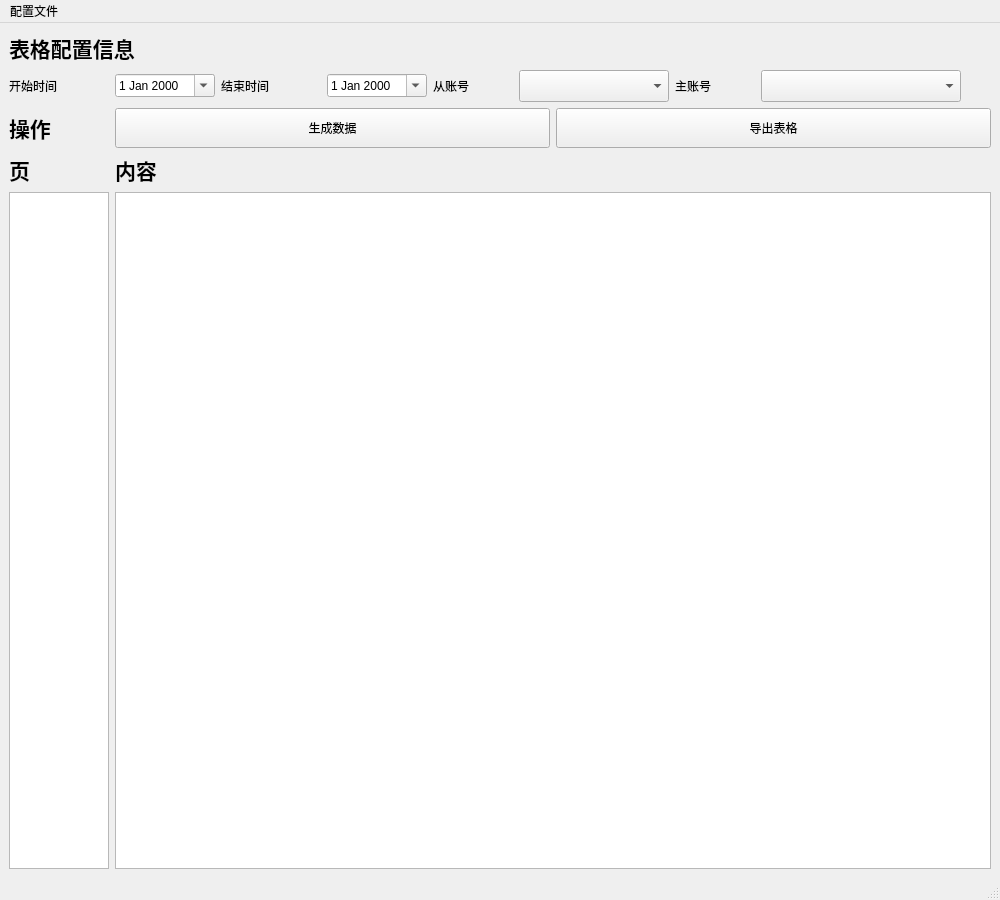
<?xml version="1.0" encoding="UTF-8"?>
<ui version="4.0">
 <class>MainWindow</class>
 <widget class="QMainWindow" name="MainWindow">
  <property name="geometry">
   <rect>
    <x>0</x>
    <y>0</y>
    <width>1000</width>
    <height>900</height>
   </rect>
  </property>
  <property name="sizePolicy">
   <sizepolicy hsizetype="Maximum" vsizetype="Maximum">
    <horstretch>0</horstretch>
    <verstretch>0</verstretch>
   </sizepolicy>
  </property>
  <property name="minimumSize">
   <size>
    <width>1000</width>
    <height>900</height>
   </size>
  </property>
  <property name="maximumSize">
   <size>
    <width>1920</width>
    <height>1920</height>
   </size>
  </property>
  <property name="windowTitle">
   <string>表格生成工具</string>
  </property>
  <widget class="QWidget" name="centralwidget">
   <layout class="QGridLayout" name="gridLayout_2">
    <item row="0" column="0">
     <widget class="QLabel" name="label">
      <property name="minimumSize">
       <size>
        <width>500</width>
        <height>20</height>
       </size>
      </property>
      <property name="maximumSize">
       <size>
        <width>500</width>
        <height>50</height>
       </size>
      </property>
      <property name="font">
       <font>
        <pointsize>16</pointsize>
        <bold>true</bold>
       </font>
      </property>
      <property name="text">
       <string>表格配置信息</string>
      </property>
     </widget>
    </item>
    <item row="1" column="0">
     <layout class="QHBoxLayout" name="horizontalLayout_2">
      <item>
       <widget class="QLabel" name="label_2">
        <property name="minimumSize">
         <size>
          <width>100</width>
          <height>25</height>
         </size>
        </property>
        <property name="maximumSize">
         <size>
          <width>200</width>
          <height>25</height>
         </size>
        </property>
        <property name="text">
         <string>开始时间</string>
        </property>
       </widget>
      </item>
      <item>
       <widget class="QDateEdit" name="dateEdit">
        <property name="minimumSize">
         <size>
          <width>100</width>
          <height>0</height>
         </size>
        </property>
        <property name="maximumSize">
         <size>
          <width>200</width>
          <height>16777215</height>
         </size>
        </property>
        <property name="calendarPopup">
         <bool>true</bool>
        </property>
       </widget>
      </item>
      <item>
       <widget class="QLabel" name="label_6">
        <property name="minimumSize">
         <size>
          <width>100</width>
          <height>25</height>
         </size>
        </property>
        <property name="maximumSize">
         <size>
          <width>100</width>
          <height>25</height>
         </size>
        </property>
        <property name="text">
         <string>结束时间</string>
        </property>
       </widget>
      </item>
      <item>
       <widget class="QDateEdit" name="dateEdit_2">
        <property name="minimumSize">
         <size>
          <width>100</width>
          <height>0</height>
         </size>
        </property>
        <property name="maximumSize">
         <size>
          <width>200</width>
          <height>16777215</height>
         </size>
        </property>
        <property name="calendarPopup">
         <bool>true</bool>
        </property>
       </widget>
      </item>
      <item>
       <widget class="QLabel" name="label_3">
        <property name="minimumSize">
         <size>
          <width>80</width>
          <height>25</height>
         </size>
        </property>
        <property name="maximumSize">
         <size>
          <width>100</width>
          <height>25</height>
         </size>
        </property>
        <property name="text">
         <string>从账号</string>
        </property>
       </widget>
      </item>
      <item>
       <widget class="QComboBox" name="comboBox">
        <property name="minimumSize">
         <size>
          <width>150</width>
          <height>32</height>
         </size>
        </property>
        <property name="maximumSize">
         <size>
          <width>200</width>
          <height>32</height>
         </size>
        </property>
        <property name="placeholderText">
         <string/>
        </property>
       </widget>
      </item>
      <item>
       <widget class="QLabel" name="label_4">
        <property name="minimumSize">
         <size>
          <width>80</width>
          <height>25</height>
         </size>
        </property>
        <property name="maximumSize">
         <size>
          <width>100</width>
          <height>25</height>
         </size>
        </property>
        <property name="text">
         <string>主账号</string>
        </property>
       </widget>
      </item>
      <item>
       <widget class="QComboBox" name="comboBox_2">
        <property name="minimumSize">
         <size>
          <width>200</width>
          <height>32</height>
         </size>
        </property>
        <property name="maximumSize">
         <size>
          <width>345</width>
          <height>32</height>
         </size>
        </property>
        <property name="placeholderText">
         <string/>
        </property>
       </widget>
      </item>
      <item>
       <spacer name="horizontalSpacer">
        <property name="orientation">
         <enum>Qt::Horizontal</enum>
        </property>
        <property name="sizeHint" stdset="0">
         <size>
          <width>0</width>
          <height>0</height>
         </size>
        </property>
       </spacer>
      </item>
     </layout>
    </item>
    <item row="2" column="0">
     <layout class="QVBoxLayout" name="verticalLayout_3">
      <item>
       <layout class="QHBoxLayout" name="horizontalLayout_6">
        <item>
         <widget class="QLabel" name="label_12">
          <property name="minimumSize">
           <size>
            <width>100</width>
            <height>0</height>
           </size>
          </property>
          <property name="maximumSize">
           <size>
            <width>100</width>
            <height>50</height>
           </size>
          </property>
          <property name="font">
           <font>
            <pointsize>16</pointsize>
            <bold>true</bold>
           </font>
          </property>
          <property name="text">
           <string>操作</string>
          </property>
         </widget>
        </item>
        <item>
         <widget class="QPushButton" name="pushButton_generate_data">
          <property name="minimumSize">
           <size>
            <width>0</width>
            <height>40</height>
           </size>
          </property>
          <property name="cursor">
           <cursorShape>PointingHandCursor</cursorShape>
          </property>
          <property name="mouseTracking">
           <bool>false</bool>
          </property>
          <property name="text">
           <string>生成数据</string>
          </property>
         </widget>
        </item>
        <item>
         <widget class="QPushButton" name="exportButton">
          <property name="minimumSize">
           <size>
            <width>0</width>
            <height>40</height>
           </size>
          </property>
          <property name="cursor">
           <cursorShape>PointingHandCursor</cursorShape>
          </property>
          <property name="text">
           <string>导出表格</string>
          </property>
         </widget>
        </item>
       </layout>
      </item>
     </layout>
    </item>
    <item row="3" column="0">
     <layout class="QGridLayout" name="gridLayout">
      <item row="0" column="0">
       <layout class="QHBoxLayout" name="horizontalLayout_3">
        <item>
         <widget class="QLabel" name="label_8">
          <property name="minimumSize">
           <size>
            <width>100</width>
            <height>0</height>
           </size>
          </property>
          <property name="maximumSize">
           <size>
            <width>100</width>
            <height>50</height>
           </size>
          </property>
          <property name="font">
           <font>
            <pointsize>16</pointsize>
            <bold>true</bold>
           </font>
          </property>
          <property name="text">
           <string>页</string>
          </property>
         </widget>
        </item>
        <item>
         <widget class="QLabel" name="label_9">
          <property name="minimumSize">
           <size>
            <width>644</width>
            <height>0</height>
           </size>
          </property>
          <property name="maximumSize">
           <size>
            <width>16777215</width>
            <height>50</height>
           </size>
          </property>
          <property name="font">
           <font>
            <pointsize>16</pointsize>
            <bold>true</bold>
           </font>
          </property>
          <property name="text">
           <string>内容</string>
          </property>
         </widget>
        </item>
       </layout>
      </item>
      <item row="1" column="0">
       <layout class="QHBoxLayout" name="horizontalLayout">
        <item>
         <widget class="QListWidget" name="listWidget">
          <property name="enabled">
           <bool>true</bool>
          </property>
          <property name="minimumSize">
           <size>
            <width>100</width>
            <height>516</height>
           </size>
          </property>
          <property name="maximumSize">
           <size>
            <width>100</width>
            <height>1920</height>
           </size>
          </property>
         </widget>
        </item>
        <item>
         <widget class="QTableWidget" name="tableWidget">
          <property name="minimumSize">
           <size>
            <width>644</width>
            <height>516</height>
           </size>
          </property>
          <property name="maximumSize">
           <size>
            <width>1920</width>
            <height>1920</height>
           </size>
          </property>
         </widget>
        </item>
       </layout>
      </item>
     </layout>
    </item>
   </layout>
  </widget>
  <widget class="QMenuBar" name="menubar">
   <property name="geometry">
    <rect>
     <x>0</x>
     <y>0</y>
     <width>1000</width>
     <height>24</height>
    </rect>
   </property>
   <widget class="QMenu" name="menu">
    <property name="title">
     <string>配置文件</string>
    </property>
    <addaction name="action_service"/>
    <addaction name="action_from_account"/>
    <addaction name="action_master_account"/>
   </widget>
   <addaction name="menu"/>
  </widget>
  <widget class="QStatusBar" name="statusbar"/>
  <action name="action_service">
   <property name="text">
    <string>服务器配置</string>
   </property>
   <property name="toolTip">
    <string>服务器配置</string>
   </property>
   <property name="shortcut">
    <string>Ctrl+,</string>
   </property>
  </action>
  <action name="action_from_account">
   <property name="text">
    <string>从账号配置</string>
   </property>
   <property name="toolTip">
    <string>从账号配置</string>
   </property>
  </action>
  <action name="action_master_account">
   <property name="text">
    <string>主账号配置</string>
   </property>
   <property name="toolTip">
    <string>主账号配置</string>
   </property>
  </action>
 </widget>
 <tabstops>
  <tabstop>listWidget</tabstop>
 </tabstops>
 <resources/>
 <connections/>
</ui>
